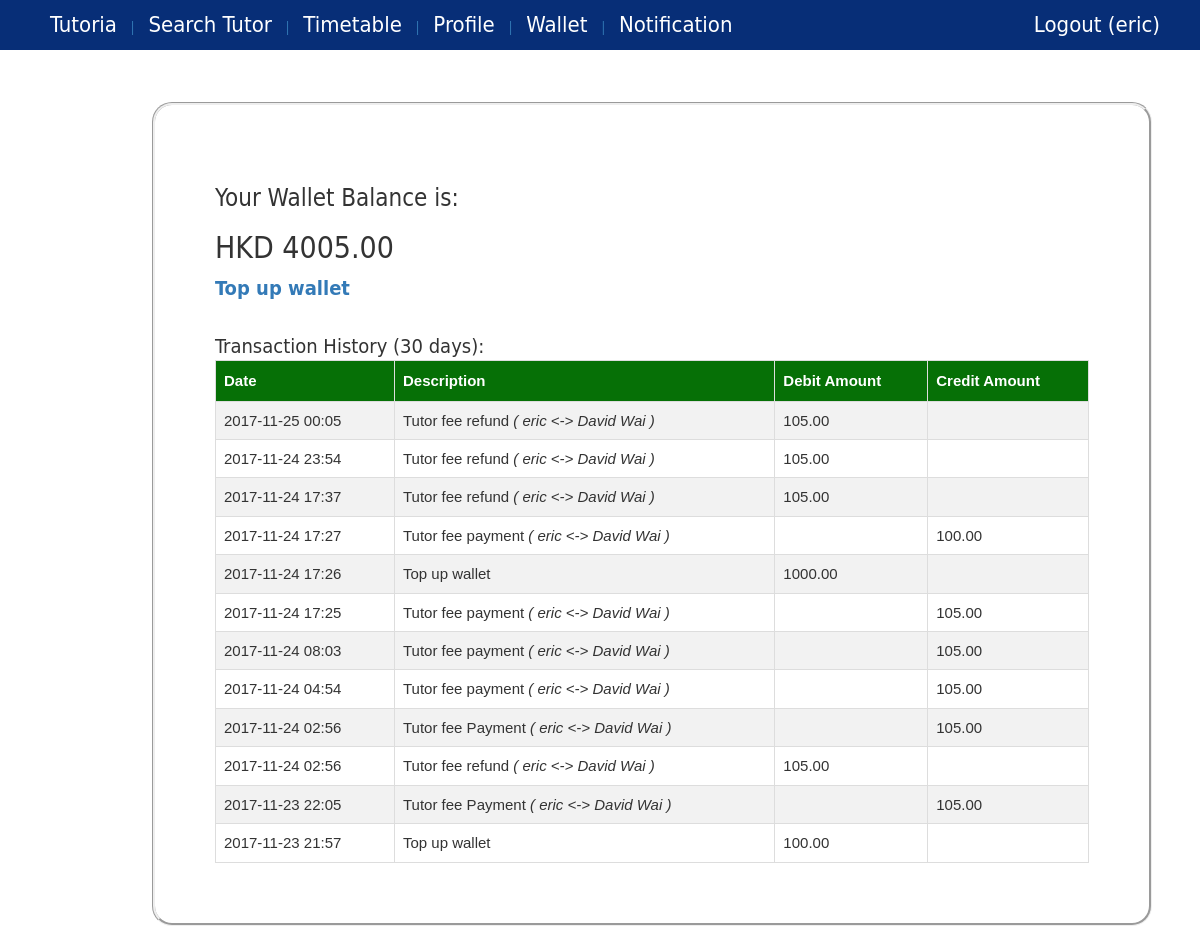
/wallet/ (signed in), run on an earlier commit of the app's database.
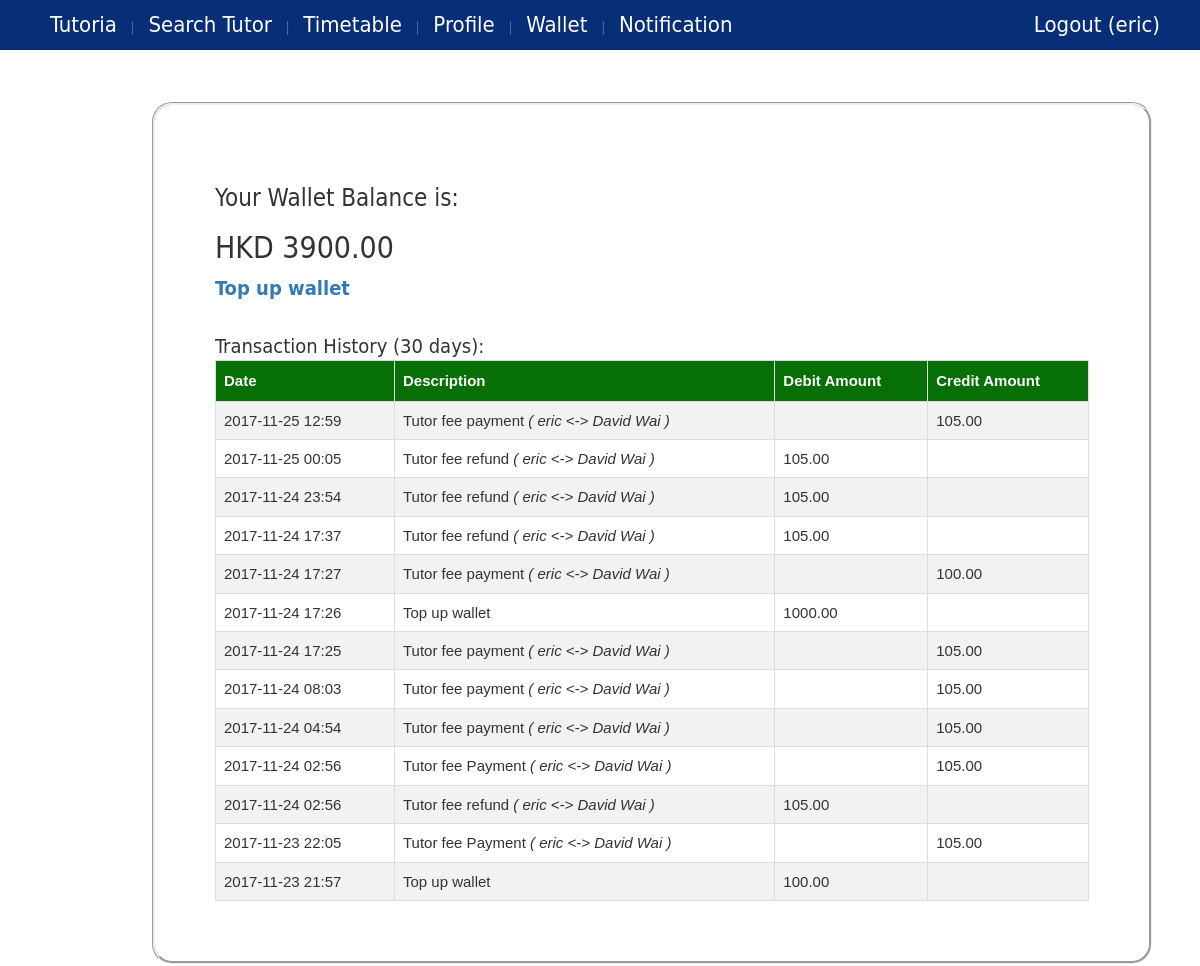
And on a later commit of the database.
### core/models.py (models this page shows, shortened)
class Wallet(models.Model):
    amount = models.DecimalField(max_digits=20, decimal_places=2, default=0.0, blank=True, null=True)

class Transaction(models.Model):
    profile = models.ForeignKey(Profile, on_delete=models.CASCADE,blank=True, null=True)
    date = models.DateTimeField()
    amount = models.DecimalField(max_digits=10, decimal_places=2)
    session = models.ForeignKey(Session, blank=True, null=True)
    isDebit = models.BooleanField()
    isTutoriaOwned = models.BooleanField(default=False)
    isTutorFeeRelated = models.BooleanField(default=False)
    isSystemWalletRelated = models.BooleanField(default=False)
    isBankRelated = models.BooleanField(default=False)
    description = models.CharField(max_length=50, blank=False,null=True)
    @property
    def getDate(self):
        local_timezone = timezone(settings.TIME_ZONE)
        return self.date.astimezone(local_timezone).strftime('%Y-%m-%d %H:%M')

class Session(models.Model):
    student = models.ForeignKey(Student, on_delete=models.CASCADE, blank=True, null=True)
    tutor = models.ForeignKey(Tutor, on_delete=models.CASCADE)
    booking_date = models.DateTimeField(blank=True, null=True)
    start_date = models.DateTimeField()
    end_date = models.DateTimeField()
    status = models.CharField(max_length=10,blank=True,null=True) # possible value: booked, cancelled, locked, ended
    isCouponUsed = models.BooleanField(default=False)
    isBlackedout = models.BooleanField(default=False)

class Student(models.Model):
    profile = models.OneToOneField(Profile, on_delete=models.CASCADE)
    university = models.OneToOneField(University, blank=True,null=True)

class Profile(models.Model):
    user = models.OneToOneField(User, on_delete=models.CASCADE)
    phone = models.CharField(max_length=20)
    user_type =  models.ForeignKey(UserType)
    image = models.ImageField(upload_to='profile_image',blank=True)
    wallet = models.OneToOneField(Wallet)
    @property
    def isStudent(self):
        return self.user_type.user_type=="student" or self.user_type.user_type=="both"
    @property
    def isTutor(self):
        return self.user_type.user_type=="tutor" or self.user_type.user_type=="both"
    @property
    def getUserFullName(self):
        user=self.user
        fname=""
        if user.first_name != None:
            fname += user.first_name
        if user.first_name != None and user.last_name != None:
            fname += " " + user.last_name
        elif user.last_name != None:
            fname += user.last_name
        return fname
    @property
    def hasNotification(self):
        return len(Notification.objects.filter(profile=self,checked=False))>0

class Tutor(models.Model):
    profile = models.OneToOneField(Profile, on_delete=models.CASCADE)
    tutor_type =  models.ForeignKey(TutorType, blank=True, null=True )
    hourly_rate = models.DecimalField(max_digits=10, decimal_places=2, default=Decimal(0.0))
    tag = models.ManyToManyField(Tag, blank=True)
    university = models.ForeignKey(University, blank=True,null=True)
    course = models.ManyToManyField(Course, blank=True)
    bio = models.CharField(max_length=500, blank=True,null=True)
    isHideProfile = models.BooleanField(default=False)

### core/views.py (the view)
# urls.py: url(r'^wallet/$', views.viewWallet, name='view_wallet'),
@login_required
def viewWallet(request):
    wallet = request.user.profile.wallet
    current = getCurrentDatetime()
    monthBefore = current - timedelta(days=30)
    transactionHistory = Transaction.objects.filter(profile=request.user.profile).filter(date__gte = monthBefore).order_by("-date")
    context={'amount':wallet.amount, 'transactionHistory':transactionHistory}
    return render(request, 'view_wallet.html', context)

### core/utility.py (called while the page is built)
def getCurrentDatetime():
    local_timezone = timezone(settings.TIME_ZONE)
    return datetime.now().astimezone(local_timezone)

### core/templates/view_wallet.html (shortened to what this page needs)
{% extends 'base.html' %}
{% block content %}
    <h3>Your Wallet Balance is:</h3>
    <h2>HKD {{amount}}</h2>
    {% if user.profile.isStudent %}
        <a href="{% url 'add_to_wallet' %}" >
            <b>Top up wallet</b>
        </a>
    {% endif %}
    <br/><br/>
    {% if transactionHistory %}
        Transaction History (30 days):
        <table id="transaction_record">
            <tr>
                <th>Date</th>
                <th>Description</th>
                <th>Debit Amount</th>
                <th>Credit Amount</th>
            </tr>
            {% for each in transactionHistory %}
                {% if each.isTutorFeeRelated%}
                    <tr>
                        <td>{{each.getDate}}</td>
                        <td>
                            {{each.description}}
                            <i>( {{each.session.student.profile.user.username}} &lt;-&gt; {{each.session.tutor.profile.getUserFullName}} )</i>
                        </td>
                        <td>{% if each.isDebit %} {{each.amount}} {% endif %}</td>
                        <td>{% if not each.isDebit %} {{each.amount}} {% endif %}</td>
                    </tr>
                {% else %}
                    <tr>
                        <td>{{each.getDate}}</td>
                        <td>{{each.description}}</td>
                        <td>{% if each.isDebit %} {{each.amount}} {% endif %}</td>
                        <td>{% if not each.isDebit %} {{each.amount}} {% endif %}</td>
                    </tr>
                {% endif %}
            {% endfor %}
        </table>
    {% endif %}
{% endblock %}

### core/templates/base.html (shortened to what this page needs)
{% load static %}
<!DOCTYPE html>
<html>
<head>
    <link rel="stylesheet" href="{% static 'css/base.css' %}">
    <link rel="stylesheet" href="https://maxcdn.bootstrapcdn.com/bootstrap/3.3.7/css/bootstrap.min.css">
</head>
<body>
    <div id="wrapper">
        <header>
            <nav id="navigation">
                <ul>
                    <a href="{% url 'homepage' %}">
                        <li>Tutoria</li>
                    </a>
                    {% ifnotequal user.username "admin" %}
                        {% if user.is_authenticated %}
                            <a href="{% url 'search_tutor' %}">
                                | <li>Search Tutor</li>
                            </a>
                            <a href="{% url 'view_timetable' %}">
                                | <li>Timetable</li>
                            </a>
                            <a href="{% url 'edit_profile' %}">
                                | <li>Profile</li>
                            </a>
                            <a href="{% url 'view_wallet' %}">
                                | <li>Wallet</li>
                            </a>
                            <a href="{% url 'view_notification' %}">
                                {%if user.profile.hasNotification %}
                                    | <li>Notification({{user.profile.getNotificationNum}})</li>
                                {% else %}
                                    | <li>Notification</li>
                                {% endif %}
                            </a>
                            <a href="{% url 'logout' %}" id="logoutButton" class="pull-right">
                                <li>Logout ({{ user.username }}) </li>
                            </a>
                        {% endif %}
                    {% endifnotequal %}
                </ul>
            </nav>
        </header>
        <div id="main">
            <article>
                <section class="box">
                    {% block content %} {% endblock %}
        </div>
    </div>
</body>
</html>

### core/static/css/base.css (style rules this page uses)
* { margin:0 auto; padding:0 auto; }
html,body { height:100%; }
#wrapper { min-height:100%; position:relative; }
a:link { text-decoration: none; }
nav#navigation { position: fixed; border-radius:10px; top:0; left:0; right:0; width: 100%; height: 50px; background-color:rgba(255,255,255,0.2); z-index: 1; }
nav#navigation ul { box-sizing:border-box; list-style:none; height:50px; padding-bottom:5px; background-color:rgb(7, 46, 119); top:5px; }
nav#navigation ul li { box-sizing:border-box; font-family:"Gill Sans", "Gill Sans MT", "Myriad Pro", "DejaVu Sans Condensed", Helvetica, Arial, sans-serif; font-size:22px; font-weight:300; display:inline; border-radius:10px; color:rgb(255, 255, 255); position:relative; line-height:50px; padding-left:10px; padding-right:10px; }
#main { padding-top:50px; padding-bottom:50px; }
.box { overflow: hidden; font-size:20px; font-family:"Gill Sans", "Gill Sans MT", "Myriad Pro", "DejaVu Sans Condensed", Helvetica, Arial, sans-serif; box-sizing:border-box; width:1000px; padding:60px; border:groove; border-radius:20px; margin:2px; position:relative; top:50px; left:150px; }
#logoutButton, #logoutButton, #signupButton { padding-right: 30px; }

### core/templates/view_wallet.html (style rules this page uses)
#transaction_record { font-family: "Trebuchet MS", Arial, Helvetica, sans-serif; border-collapse: collapse; width: 100%; font-size: 15px; }
#transaction_record td, #transaction_record th { border: 1px solid #ddd; padding: 8px; }
#transaction_record tr:nth-child(even) { background-color: #f2f2f2; }
#transaction_record th { padding-top: 9px; padding-bottom: 9px; text-align: left; background-color: rgb(6, 112, 6); color: white; }

What changed in the data, as far as the page shows it:
changed Wallet: amount "4005.00" → "3900.00"
added Transaction: getDate "2017-11-25 12:59", description "Tutor fee payment", session.student.profile.user.username "eric", session.tutor.profile.getUserFullName "David Wai", amount "105.00"
